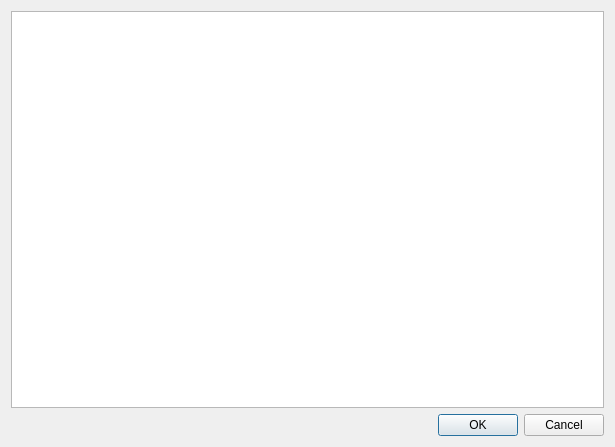
<?xml version="1.0" encoding="UTF-8"?>
<ui version="4.0">
 <class>DevicesDialog</class>
 <widget class="QDialog" name="DevicesDialog">
  <property name="geometry">
   <rect>
    <x>0</x>
    <y>0</y>
    <width>615</width>
    <height>447</height>
   </rect>
  </property>
  <property name="windowTitle">
   <string>Dialog</string>
  </property>
  <layout class="QVBoxLayout" name="verticalLayout">
   <item>
    <widget class="QListWidget" name="listWidget"/>
   </item>
   <item>
    <widget class="QDialogButtonBox" name="buttonBox">
     <property name="orientation">
      <enum>Qt::Horizontal</enum>
     </property>
     <property name="standardButtons">
      <set>QDialogButtonBox::Cancel|QDialogButtonBox::Ok</set>
     </property>
    </widget>
   </item>
  </layout>
 </widget>
 <resources/>
 <connections>
  <connection>
   <sender>buttonBox</sender>
   <signal>accepted()</signal>
   <receiver>DevicesDialog</receiver>
   <slot>accept()</slot>
   <hints>
    <hint type="sourcelabel">
     <x>248</x>
     <y>254</y>
    </hint>
    <hint type="destinationlabel">
     <x>157</x>
     <y>274</y>
    </hint>
   </hints>
  </connection>
  <connection>
   <sender>buttonBox</sender>
   <signal>rejected()</signal>
   <receiver>DevicesDialog</receiver>
   <slot>reject()</slot>
   <hints>
    <hint type="sourcelabel">
     <x>316</x>
     <y>260</y>
    </hint>
    <hint type="destinationlabel">
     <x>286</x>
     <y>274</y>
    </hint>
   </hints>
  </connection>
 </connections>
</ui>
